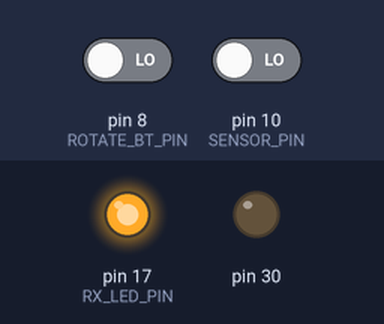
Recording of a sketch running on a simulated Arduino Leonardo, built for the host (arithmetic inside an expression is 32-bit, double 64-bit). Shown: output pins drawn as LEDs (lit = HIGH). The test bench sets the inputs (shaded band); at power-on: pin 10 (SENSOR_PIN) LOW, pin 8 (ROTATE_BT_PIN) LOW. USB keyboard and mouse output is not drawn.

Above: at 6.2 s.
6.3 s: pin 10 (SENSOR_PIN) driven HIGH
At 6.8 s:
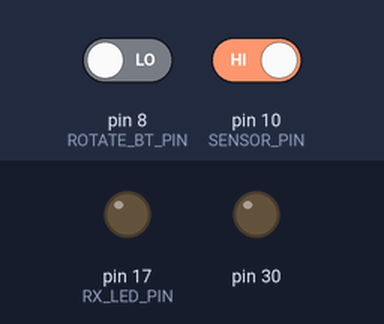
Timing chart, 0 to 9.3 s (numbered marks = the images above; inputs shaded):
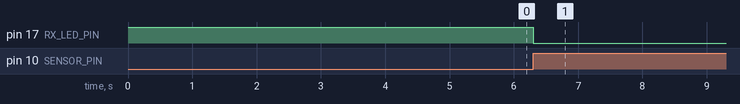

The sketch:

Calendar.ino
```cpp
// GLOBAL INCLUDES .H
#include <Keyboard.h>
#include <Mouse.h>
// GLOBAL DEFINES
#define SENSOR_PIN 10                                         // Digital Sensor state input pin
#define RX_LED_PIN  17                                        // The RX LED has a defined Arduino pin
#define FW_BT_PIN  6                                          // The Forward button to increment the view
#define BK_BT_PIN  7                                          // The Back button to decrement the view
#define ROTATE_BT_PIN  8                                      // The Rotation button goes through "d,w,m,y"
#define RT_TDY_BT_PIN  9                                      // The Return button returns to weekly view
#define MIN_TIME_OUT   60500                                  // Costant for the 1 minute time_out
#define DEBOUNCE_TIME  1000                                   // Set a debounce time for the button once is pressed
//#define DEBUG
// GLOBAL VARIABLES
//static bool sensor_previous_state = false;
char cRotationCounter = 'w';                                  // Counter goes from 0 to 3: 0 -> 'w' / 1 -> 'd' / 2 -> 'y' / 3 -> 'm'
char acPassword[] = "1234";
//bool bDontRepeat = false;
unsigned long currentMillis = 0;                              // Millis since the program started running
unsigned long previousMillis = 0;                             // Starting Millis since the program started running
bool bFirstTime = false;                                      // TimeOut for the 1 min screen to go suspended
bool bLastDetection = false;                                  // Used to capture the initial time for the TIME_OUT counting

// DEFINE FUNCTIONS
void vPressKey(void);                                         // Simulates the press and release Keyboard Action
bool uiCheckButton(uint8_t button);                           // Rising and falling edge time to avoid glitch when pressing button

void vPressKey()
{
  Keyboard.press(KEY_RETURN);
  Keyboard.release(KEY_RETURN);
}

bool uiCheckButton()
{
  bool bCheckBtn = false;

  return true;
}

void setup()
{
  pinMode(SENSOR_PIN, INPUT);                                 // PIR sensor pin as input
  pinMode(RX_LED_PIN, OUTPUT);                                // RX LED as an output
  pinMode(FW_BT_PIN, INPUT);                                  // Digital Forward button as input
  pinMode(BK_BT_PIN, INPUT);                                  // Digital Back button as input
  pinMode(ROTATE_BT_PIN, INPUT);                              // Digital Rotate button as input
  pinMode(RT_TDY_BT_PIN, INPUT);                              // Digital Return button as input

  Keyboard.begin();                                           // Allow Arduino to take control of Keyboard
  digitalWrite(RX_LED_PIN, HIGH);                             //  RX LED off
  TXLED0;                                                     // switch on TX green to show init/powered up (only available by macro)
  //sensor_previous_state = digitalRead(SENSOR_PIN);          // get sensor initial state (can be already true)
#ifdef DEBUG
Serial.begin(9600);                                           // open the serial port at 9600 bps:
#endif

  delay(5000);                                                // To avoid wrong PIR reading at the beginning
}

void loop()
{
  bool sensor_current_state = digitalRead(SENSOR_PIN);        // Get the actual state of the sensor
  //bool button_check = false;                                // Boolean used to know if the button has been really pressed or not
  //int button_state = 0;
  //if (sensor_previous_state == false                        // looping until we detect a rising edge
       //&& sensor_current_state == true)
  if(sensor_current_state)                                    // If we detect an object then do stuff
  {                                                           // when sensor state is trigged, it takes about 20 sec to recover
    //USBDevice.wakeupHost();                                 // Wake up the host
    Keyboard.press(KEY_LEFT_CTRL);                            // Wake up the host
    Keyboard.release(KEY_LEFT_CTRL);

    if(!bLastDetection) bLastDetection = true;

    //if(abs((currentMillis-previousMillis)) == 0)              // First time therefore we must press backspace, and
    if(!bFirstTime)                                           // First time, therefore we must press backspace, and password (LINUX)
    {
      bFirstTime = true;                                      // We don't want the system to enter again
      digitalWrite(RX_LED_PIN, LOW);                          // set the LED on
      //Keyboard.press( KEY_CAPS_LOCK );
      //Keyboard.release( KEY_CAPS_LOCK );

      Keyboard.press(KEY_BACKSPACE);                          // Open Ubuntu save screen
      Keyboard.release(KEY_BACKSPACE);                        // Release Space bar

      Keyboard.write('1');                                    // Enter Password ASCII format
      Keyboard.write('2');
      Keyboard.write('3');
      Keyboard.write('4');
      //Keyboard.print(acPassword);
      vPressKey();
      //Keyboard.press(KEY_RETURN);                           // Press Enter key
      //Keyboard.release(KEY_RETURN);                         // Release the Enter key

      delay(1500);

      for(char i = 0; i <= 11;i++) Mouse.move(125,125,0);     // Hide the mouse
      Keyboard.press(KEY_F5);                                 // Refresh the website
      Keyboard.release(KEY_F5);

      cRotationCounter = 'w';                                 // Restart the Counter
      Keyboard.write('w');
      vPressKey();

    }

    TXLED0;                                                   // great hackery in this: we have to force down the TXLED
    delay(1000);                                              // wait a bit for the led

  }
  else                                                        // No detection
  {

    if(bLastDetection)                                        // Done to avoid refreshing time everytime we detect presence
    {
      bLastDetection = false;                                 // Set back the boolean to false so we don't repeat the refreshing
      previousMillis = millis();                              // Capture the last time since the object detected a person

    }
    if(bFirstTime)                                            // At least we have detected a presence once
    {
      currentMillis = millis();                               // Capture the time
      if(abs(currentMillis-previousMillis) >= MIN_TIME_OUT)
      {
        digitalWrite(RX_LED_PIN, HIGH);                       // set the LED off
        TXLED0;
        bFirstTime = false;                                   // The timeout has happen
        previousMillis = 0;                                   // Reset the Milli couner
        currentMillis = 0;

      }
    }

  }
  if(bFirstTime)                                              // Button Management
  {
    //button_check = uiCheckButton();                         // If button check is successful then do the rest, if not skip.
    //button_state = analogRead(ROTATE_BT_PIN);
#ifdef DEBUG
    Serial.print(button_state);
#endif
    //if(digitalRead(ROTATE_BT_PIN) == LOW)
    if(digitalRead(ROTATE_BT_PIN) == LOW)
    {
      switch(cRotationCounter)
      {
        case 'w':
          cRotationCounter = 'm';
          Keyboard.write(cRotationCounter);
          delay(DEBOUNCE_TIME);
        break;

        case 'm':
          cRotationCounter = 'y';
          Keyboard.write(cRotationCounter);
          delay(DEBOUNCE_TIME);
        break;

        case 'y':
          cRotationCounter = 'd';
          Keyboard.write(cRotationCounter);
          delay(DEBOUNCE_TIME);
        break;

        case 'd':
          cRotationCounter = 'w';
          Keyboard.write(cRotationCounter);
          delay(DEBOUNCE_TIME);
        break;

        default:
          cRotationCounter = 'w';
          Keyboard.write(cRotationCounter);
          delay(DEBOUNCE_TIME);
        break;
      }
    }
    else if (digitalRead(FW_BT_PIN) == LOW)
    {
      Keyboard.write('n');
      delay(DEBOUNCE_TIME);
    }
    else if (digitalRead(BK_BT_PIN) == LOW)
    {
      Keyboard.write('p');
      delay(DEBOUNCE_TIME);
    }
    else if (digitalRead(RT_TDY_BT_PIN) == LOW)
    {
      Keyboard.write('t');
      delay(DEBOUNCE_TIME);
    }
  }
}
```

Measured:
- after the input at 6.3 s, pin 17 (RX_LED_PIN): HIGH → LOW at once
